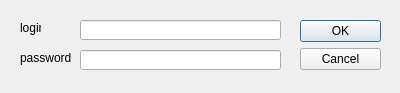
<?xml version="1.0" encoding="UTF-8"?>
<ui version="4.0">
 <class>signUp</class>
 <widget class="QDialog" name="sign">
  <property name="geometry">
   <rect>
    <x>0</x>
    <y>0</y>
    <width>400</width>
    <height>93</height>
   </rect>
  </property>
  <property name="windowTitle">
   <string>Dialog</string>
  </property>
  <widget class="QDialogButtonBox" name="buttonBox">
   <property name="geometry">
    <rect>
     <x>300</x>
     <y>20</y>
     <width>81</width>
     <height>241</height>
    </rect>
   </property>
   <property name="orientation">
    <enum>Qt::Vertical</enum>
   </property>
   <property name="standardButtons">
    <set>QDialogButtonBox::Cancel|QDialogButtonBox::Ok</set>
   </property>
  </widget>
  <widget class="QLineEdit" name="lineEdit">
   <property name="geometry">
    <rect>
     <x>80</x>
     <y>20</y>
     <width>201</width>
     <height>20</height>
    </rect>
   </property>
  </widget>
  <widget class="QLineEdit" name="lineEdit_2">
   <property name="geometry">
    <rect>
     <x>80</x>
     <y>50</y>
     <width>201</width>
     <height>20</height>
    </rect>
   </property>
  </widget>
  <widget class="QLabel" name="label">
   <property name="geometry">
    <rect>
     <x>20</x>
     <y>20</y>
     <width>21</width>
     <height>16</height>
    </rect>
   </property>
   <property name="text">
    <string>login</string>
   </property>
  </widget>
  <widget class="QLabel" name="label_2">
   <property name="geometry">
    <rect>
     <x>20</x>
     <y>50</y>
     <width>61</width>
     <height>16</height>
    </rect>
   </property>
   <property name="text">
    <string>password</string>
   </property>
  </widget>
 </widget>
 <resources/>
 <connections>
  <connection>
   <sender>buttonBox</sender>
   <signal>accepted()</signal>
   <receiver>sign</receiver>
   <slot>accept()</slot>
   <hints>
    <hint type="sourcelabel">
     <x>248</x>
     <y>254</y>
    </hint>
    <hint type="destinationlabel">
     <x>157</x>
     <y>274</y>
    </hint>
   </hints>
  </connection>
  <connection>
   <sender>buttonBox</sender>
   <signal>rejected()</signal>
   <receiver>sign</receiver>
   <slot>reject()</slot>
   <hints>
    <hint type="sourcelabel">
     <x>316</x>
     <y>260</y>
    </hint>
    <hint type="destinationlabel">
     <x>286</x>
     <y>274</y>
    </hint>
   </hints>
  </connection>
 </connections>
</ui>
